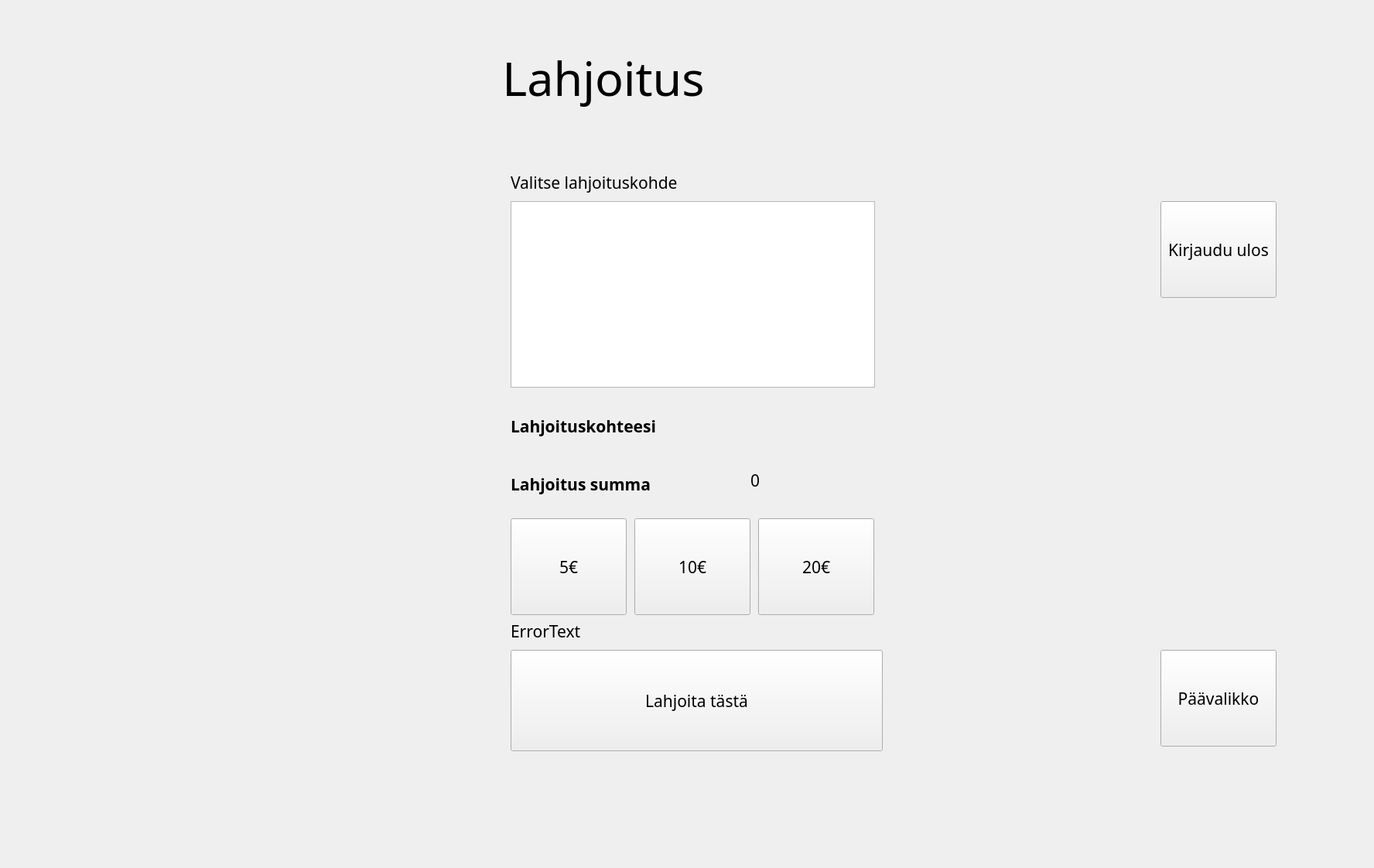
<?xml version="1.0" encoding="UTF-8"?>
<ui version="4.0">
 <class>Charity</class>
 <widget class="QWidget" name="Charity">
  <property name="geometry">
   <rect>
    <x>0</x>
    <y>0</y>
    <width>1776</width>
    <height>1122</height>
   </rect>
  </property>
  <property name="font">
   <font>
    <family>HP Simplified</family>
    <pointsize>46</pointsize>
   </font>
  </property>
  <property name="windowTitle">
   <string>Form</string>
  </property>
  <widget class="QTableView" name="tableViewCharity">
   <property name="geometry">
    <rect>
     <x>660</x>
     <y>260</y>
     <width>471</width>
     <height>241</height>
    </rect>
   </property>
  </widget>
  <widget class="QPushButton" name="buttonLogout">
   <property name="geometry">
    <rect>
     <x>1500</x>
     <y>260</y>
     <width>150</width>
     <height>125</height>
    </rect>
   </property>
   <property name="font">
    <font>
     <pointsize>16</pointsize>
    </font>
   </property>
   <property name="text">
    <string>Kirjaudu ulos</string>
   </property>
  </widget>
  <widget class="QPushButton" name="buttonReturnMenu">
   <property name="geometry">
    <rect>
     <x>1500</x>
     <y>840</y>
     <width>150</width>
     <height>125</height>
    </rect>
   </property>
   <property name="font">
    <font>
     <pointsize>16</pointsize>
    </font>
   </property>
   <property name="text">
    <string>Päävalikko</string>
   </property>
  </widget>
  <widget class="QPushButton" name="buttonDonate20">
   <property name="geometry">
    <rect>
     <x>980</x>
     <y>670</y>
     <width>150</width>
     <height>125</height>
    </rect>
   </property>
   <property name="font">
    <font>
     <pointsize>16</pointsize>
    </font>
   </property>
   <property name="text">
    <string>20€</string>
   </property>
  </widget>
  <widget class="QLabel" name="labelCharityName">
   <property name="geometry">
    <rect>
     <x>970</x>
     <y>520</y>
     <width>301</width>
     <height>81</height>
    </rect>
   </property>
   <property name="font">
    <font>
     <pointsize>16</pointsize>
    </font>
   </property>
   <property name="text">
    <string/>
   </property>
  </widget>
  <widget class="QPushButton" name="buttonDonate5">
   <property name="geometry">
    <rect>
     <x>660</x>
     <y>670</y>
     <width>150</width>
     <height>125</height>
    </rect>
   </property>
   <property name="font">
    <font>
     <pointsize>16</pointsize>
    </font>
   </property>
   <property name="text">
    <string>5€</string>
   </property>
  </widget>
  <widget class="QPushButton" name="buttonDonate10">
   <property name="geometry">
    <rect>
     <x>820</x>
     <y>670</y>
     <width>150</width>
     <height>125</height>
    </rect>
   </property>
   <property name="font">
    <font>
     <pointsize>16</pointsize>
    </font>
   </property>
   <property name="text">
    <string>10€</string>
   </property>
  </widget>
  <widget class="QLabel" name="label_2">
   <property name="geometry">
    <rect>
     <x>660</x>
     <y>520</y>
     <width>331</width>
     <height>61</height>
    </rect>
   </property>
   <property name="font">
    <font>
     <pointsize>16</pointsize>
     <weight>75</weight>
     <bold>true</bold>
    </font>
   </property>
   <property name="text">
    <string>Lahjoituskohteesi</string>
   </property>
  </widget>
  <widget class="QLabel" name="label_1">
   <property name="geometry">
    <rect>
     <x>660</x>
     <y>210</y>
     <width>491</width>
     <height>51</height>
    </rect>
   </property>
   <property name="font">
    <font>
     <pointsize>16</pointsize>
    </font>
   </property>
   <property name="text">
    <string>Valitse lahjoituskohde</string>
   </property>
  </widget>
  <widget class="QLabel" name="label_3">
   <property name="geometry">
    <rect>
     <x>660</x>
     <y>600</y>
     <width>241</width>
     <height>51</height>
    </rect>
   </property>
   <property name="font">
    <font>
     <pointsize>16</pointsize>
     <weight>75</weight>
     <bold>true</bold>
    </font>
   </property>
   <property name="text">
    <string>Lahjoitus summa</string>
   </property>
  </widget>
  <widget class="QLabel" name="labelCharityAmount">
   <property name="geometry">
    <rect>
     <x>970</x>
     <y>600</y>
     <width>281</width>
     <height>41</height>
    </rect>
   </property>
   <property name="font">
    <font>
     <pointsize>16</pointsize>
    </font>
   </property>
   <property name="text">
    <string>0</string>
   </property>
  </widget>
  <widget class="QPushButton" name="buttonDonateComplete">
   <property name="geometry">
    <rect>
     <x>660</x>
     <y>840</y>
     <width>481</width>
     <height>131</height>
    </rect>
   </property>
   <property name="font">
    <font>
     <pointsize>16</pointsize>
    </font>
   </property>
   <property name="text">
    <string>Lahjoita tästä</string>
   </property>
  </widget>
  <widget class="QLabel" name="labelCharity">
   <property name="geometry">
    <rect>
     <x>380</x>
     <y>20</y>
     <width>800</width>
     <height>160</height>
    </rect>
   </property>
   <property name="text">
    <string>Lahjoitus</string>
   </property>
   <property name="alignment">
    <set>Qt::AlignCenter</set>
   </property>
  </widget>
  <widget class="QLabel" name="labelErrorText">
   <property name="geometry">
    <rect>
     <x>660</x>
     <y>800</y>
     <width>471</width>
     <height>31</height>
    </rect>
   </property>
   <property name="font">
    <font>
     <pointsize>16</pointsize>
    </font>
   </property>
   <property name="text">
    <string>ErrorText</string>
   </property>
  </widget>
 </widget>
 <resources/>
 <connections/>
</ui>
